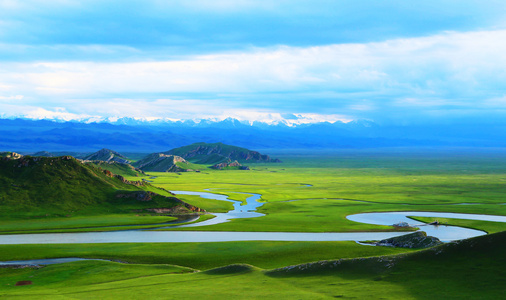
#> input picture opencv_homework/scene.jpg, 506 x 300 px
$ python 4.py
#> lines starting #> are read from the running program, lines starting #| are printed output that depends on the picture
import numpy as np
import cv2
import matplotlib.pyplot as plt

plt.rcParams['figure.figsize']=(15,10)

#只有图像读取和RGB处理调用了cv库
image=cv2.imread('scene.jpg')
#> image is the input picture: shape (300, 506, 3); mean B, G, R 155.2, 161.6, 109.1
image_RGB=cv2.cvtColor(image,cv2.COLOR_BGR2RGB)
image_h,image_w,color_c=image_RGB.shape
#> image_h = 300; image_w = 506; color_c = 3

#1.Copy Edge填充
def copy_edge_padding(image,image_h,image_w,color_c,pad_h,pad_w):
#> called with image_h = 300, image_w = 506, color_c = 3, pad_h = 75, pad_w = 126
    image_new=np.zeros((image_h+2*pad_h,image_w+2*pad_w,color_c),dtype=image.dtype)
    for i in range(image_h+2*pad_h):
        for j in range(image_w+2*pad_w):
            for c in range(color_c):
                if(pad_h<=i<pad_h+image_h and j<pad_w):
                    image_new[i,j,c]=image[i-pad_h,0,c]
                elif(pad_h<=i<pad_h+image_h and j>=pad_w+image_w):
                    image_new[i,j,c]=image[i-pad_h,image_w-1,c]
                elif(i<pad_h and pad_w<=j<image_w+pad_w):
                    image_new[i,j,c]=image[0,j-pad_w,c]
                elif(i>=pad_h+image_h and pad_w<=j<image_w+pad_w):
                    image_new[i,j,c]=image[image_h-1,j-pad_w,c]
                elif(i<pad_h and j<pad_w):
                    image_new[i,j,c]=image[0,0,c]
                elif(i>=pad_h+image_h and j<pad_w):
                    image_new[i,j,c]=image[image_h-1,0,c]
                elif(i<pad_h and j>=pad_w+image_w):
                    image_new[i,j,c]=image[0,image_w-1,c]
                elif(i>=pad_h+image_h and j>=pad_w+image_w):
                    image_new[i,j,c]=image[image_h-1,image_w-1,c]
                else:
                    image_new[i,j,c]=image[i-pad_h,j-pad_w,c]
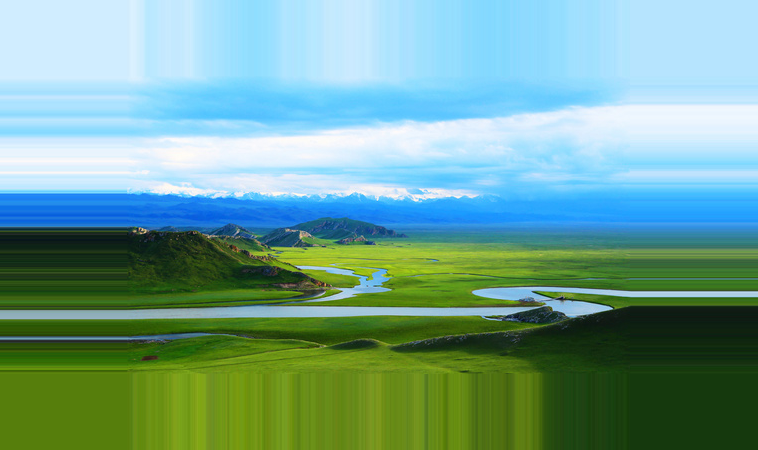
#> image_new: shape (450, 758, 3); mean R, G, B 113.6, 161.9, 147.4
    return image_new
image_copy=copy_edge_padding(image_RGB,image_h,image_w,color_c,int(image_h/4),int(image_w/4))
plt.imshow(image_copy)
plt.title('Copy edge')
plt.show()

#2.Reflect Across Edge
def reflect_across_edge_padding(image,image_h,image_w,color_c,pad_h,pad_w):
#> called with image_h = 300, image_w = 506, color_c = 3, pad_h = 75, pad_w = 126
    image_new=np.zeros((image_h+2*pad_h,image_w+2*pad_w,color_c),dtype=image.dtype)
    for i in range(image_h+2*pad_h):
        for j in range(image_w+2*pad_w):
            for c in range(color_c):
                if(pad_h<=i<pad_h+image_h and j<pad_w):
                    image_new[i,j,c]=image[i-pad_h,pad_w-j,c]
                elif(pad_h<=i<pad_h+image_h and j>=pad_w+image_w):
                    image_new[i,j,c]=image[i-pad_h,image_w-1-(j-image_w-pad_w+1),c]
                elif(i<pad_h and pad_w<=j<image_w+pad_w):
                    image_new[i,j,c]=image[pad_h-i,j-pad_w,c]
                elif(i>=pad_h+image_h and pad_w<=j<image_w+pad_w):
                    image_new[i,j,c]=image[image_h-1-(i-image_h-pad_h+1),j-pad_w,c]
                elif(i<pad_h and j<pad_w):
                    image_new[i,j,c]=image[pad_h-i,pad_w-j,c]
                elif(i>=pad_h+image_h and j<pad_w):
                    image_new[i,j,c]=image[image_h-1-(i-image_h-pad_h+1),pad_w-j,c]
                elif(i<pad_h and j>=pad_w+image_w):
                    image_new[i,j,c]=image[pad_h-i,image_w-1-(j-image_w-pad_w+1),c]
                elif(i>=pad_h+image_h and j>=pad_w+image_w):
                    image_new[i,j,c]=image[image_h-1-(i-image_h-pad_h+1),image_w-1-(j-image_w-pad_w+1),c]
                else:
                    image_new[i,j,c]=image[i-pad_h,j-pad_w,c]
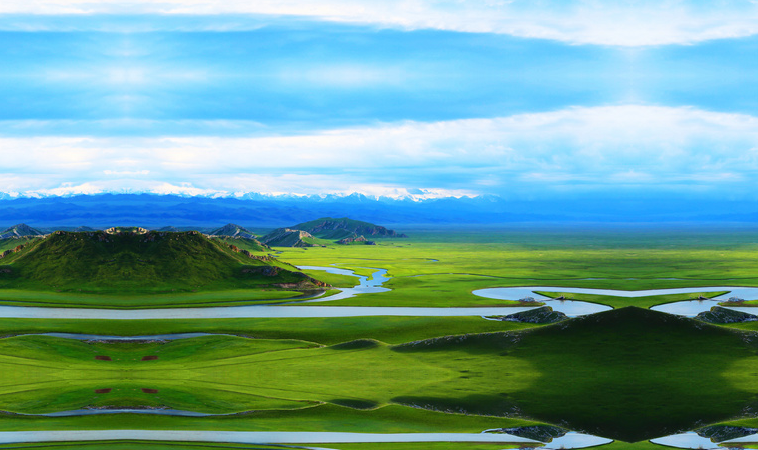
#> image_new: shape (450, 758, 3); mean R, G, B 109.4, 160, 152.7
    return image_new
image_reflect=reflect_across_edge_padding(image_RGB,image_h,image_w,color_c,int(image_h/4),int(image_w/4))
plt.imshow(image_reflect)
plt.title('Reflect Across edge')
plt.show()

$ run again, with opencv_homework/Einstein.jpg copied over opencv_homework/scene.jpg
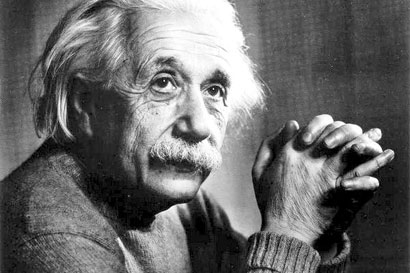
#> input picture opencv_homework/Einstein.jpg, 410 x 273 px
#> image is the input picture: shape (273, 410, 3); min 0, max 255, mean 104.7
#> after the loop in copy_edge_padding, `for i in range(image_h+2*pad_h):`:
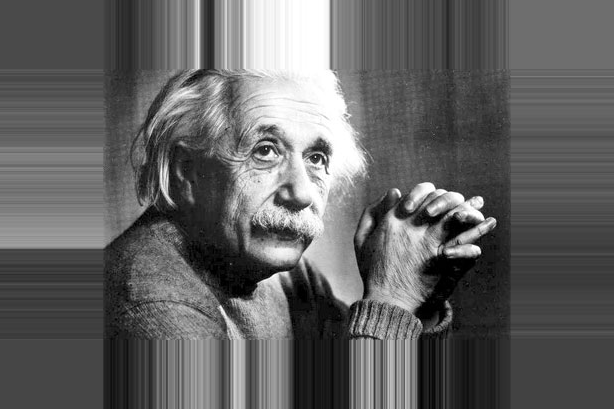
#> image_new: shape (409, 614, 3); min 0, max 255, mean 97.8
#> after the loop in reflect_across_edge_padding, `for i in range(image_h+2*pad_h):`:
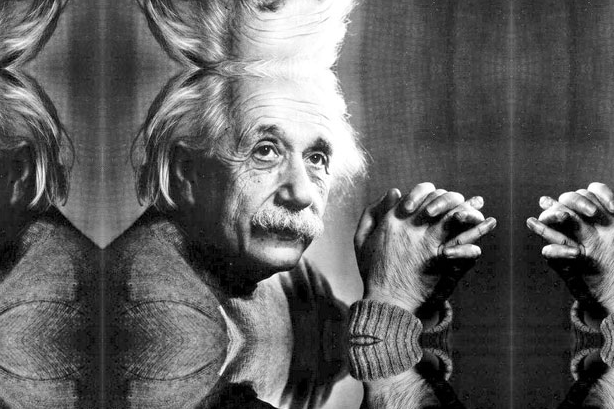
#> image_new: shape (409, 614, 3); min 0, max 255, mean 95.2
